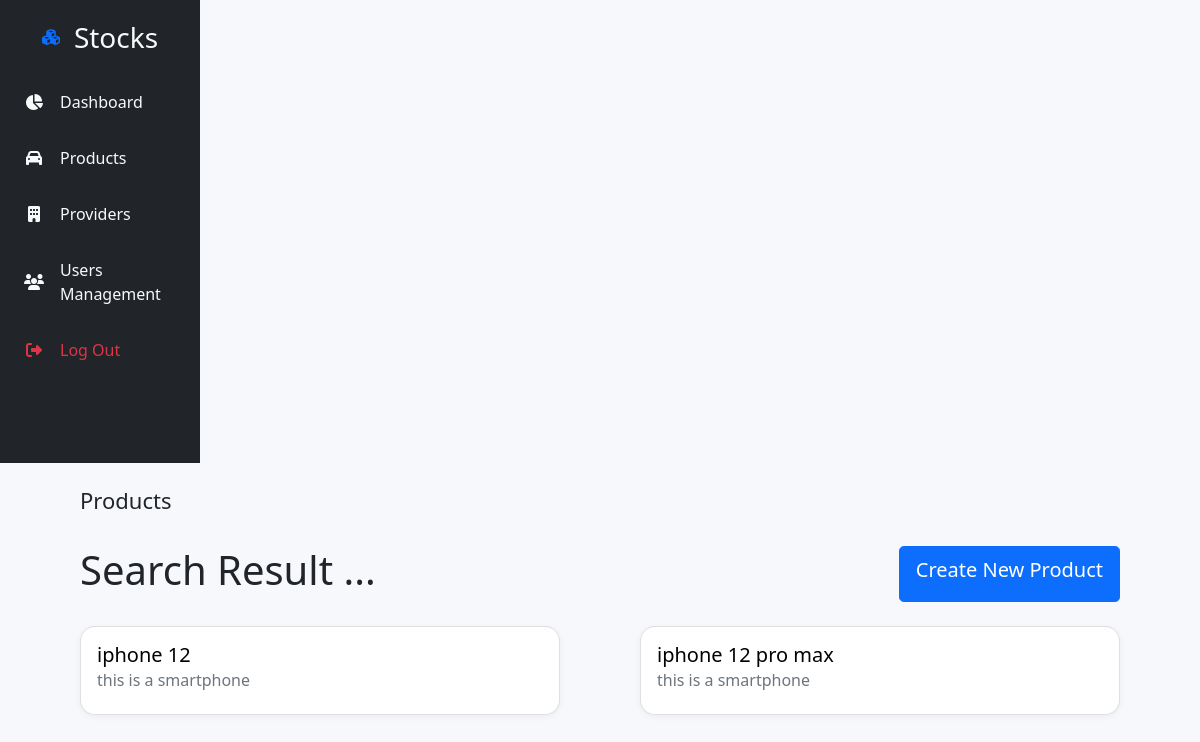
/products/search (signed in), run on an earlier commit of the app's database.
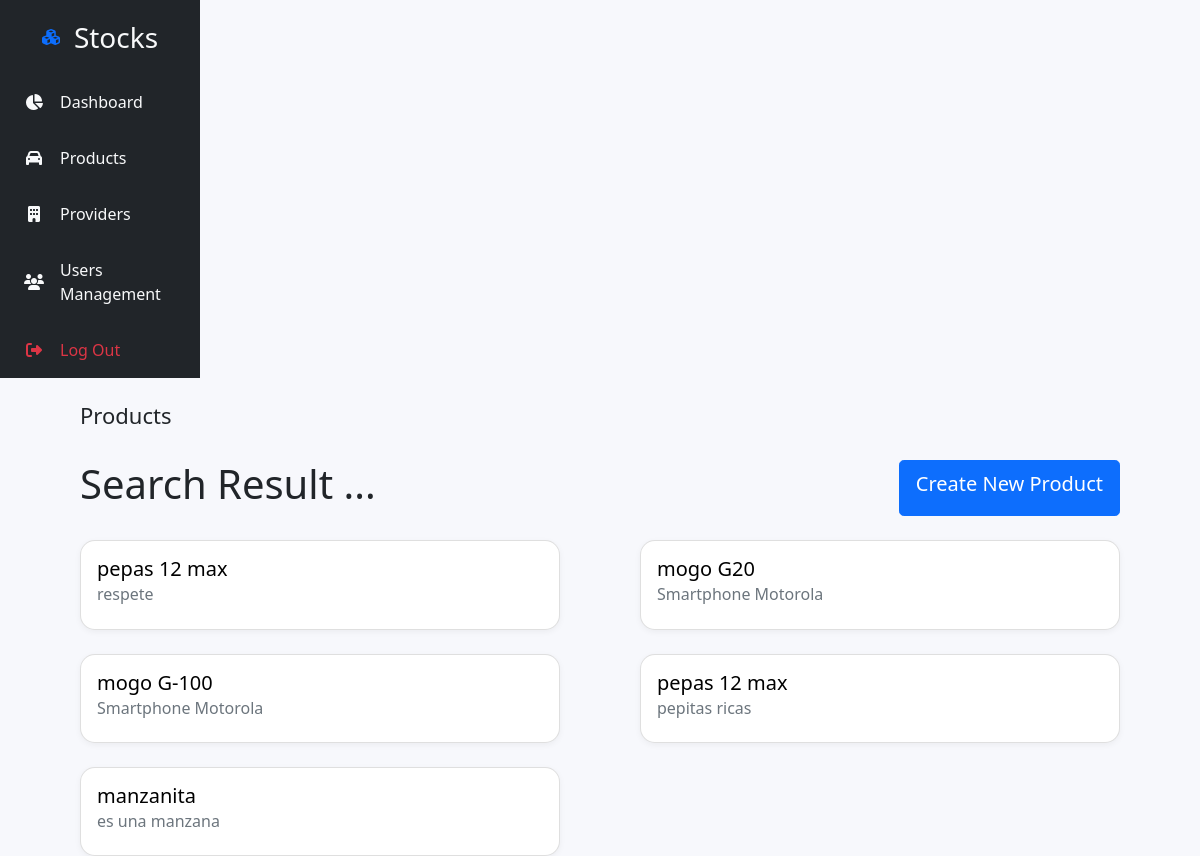
And on a later commit of the database.
### tables this page shows
CREATE TABLE products (id INTEGER PRIMARY KEY AUTOINCREMENT, name TEXT NOT NULL, description TEXT NOT NULL, minimum_stock INT NOT NULL, current_stock INT NOT NULL);

### routes.py (the view)
    @app.route("/products/search")
    @login_required
    def searchProduct():
        con = sqlite3.connect("stocks.db")
        con.row_factory = sqlite3.Row
        cur = con.cursor()
        cur.execute("select * from products")
        products = cur.fetchall()
        return render_template('search_products.html', products=products, namePage="Products")

### app.py (called while the page is built)
@login_manager.user_loader
def load_user(user_id):
    for user in users:
        if user.id == user_id:
            return user
    return None

### templates/search_products.html (shortened to what this page needs)
{% extends '_base.html' %}
{% import '_components.html' as components %}
{% block content %}
<div class="container-fluid">
    <div class="row vh-100">
        {{ components.sidebar() }}
        <div class="container p-0">
            {{ components.header('Products') }}
            <div class="d-flex justify-content-between mt-4">
              <h2 class="font-40">Search Result ...</h2>
              <a href="/product/new" type="button" class="btn btn-primary btn-lg ">Create New Product</a>
            </div>
            <div class="result-boxes d-flex justify-content-between flex-wrap">
              {% for product in products %}
                <a class="card mt-4" href="/product/{{product.id}}/detail">
                  <div class="card-body">
                    <h5 class="card-title">{{product["name"]}}</h5>
                    <h6 class="card-subtitle mb-2 text-muted">{{product["description"]}}</h6>
                  </div>
                </a>
              {% endfor %}
            </div>
        </div>
    </div>
</div>
{% endblock %}

### templates/_base.html (shortened to what this page needs)
<!DOCTYPE html>
<html lang="es">
<head>
    <link rel="stylesheet" href="{{ url_for('static', filename='css/main.css') }}">
    <link href="https://cdn.jsdelivr.net/npm/bootstrap@5.1.3/dist/css/bootstrap.min.css" rel="stylesheet">
</head>
<body>
    {% block content %}{% endblock %}
</body>
</html>

### templates/_components.html (shortened to what this page needs)
{% macro navItem(label, faCode, href) -%}
    <li class="nav-item pb-3">
        <a class="nav-link text-light" href="{{ href }}">
            <div class="d-flex align-items-center">
                <i class="fa {{ faCode }} fa-fw"></i>
                <p class="px-3 m-0">{{ label }}</p>
            </div>
        </a>
    </li>
{%- endmacro %}
{% macro sidebar() -%}
    <div class="col-2 bg-dark align-items-stretch pt-3 px-2" >
        {{ brand() }}
        <ul class="nav nav-pills flex-column">
            {{ navItem('Dashboard', 'fa-pie-chart', 'resumes') }}
            {{ navItem('Products', 'fa-automobile', 'products/search') }}
            {{ navItem('Providers', 'fa-building', 'providers/search') }}
            {{ navItem('Users Management', 'fa-users', 'users/search') }}
            <li class="nav-item pb-2">
                <a class="nav-link text-danger" href="{{ url_for('logout') }}">
                <div class="d-flex align-items-center">
                    <i class="fa fa-sign-out fa-fw"></i>
                    <p class="px-3 m-0">Log Out</p>
                </div>
                </a>
            </li>
        </ul>
    </div>
{%- endmacro %}
{% macro header(namePage) -%}
    <header>
        <div class="d-flex justify-content-between pt-4">
            <h2 class="font-22">{{namePage}}</h2>
        </div>
    </header>
{%- endmacro %}
{% macro brand(isDark = True) -%}
    {% if isDark %}
        <a class="nav-link text-danger p-0" href="/">
            <div class="d-flex text-light justify-content-center align-items-center pb-4">
                <i class="fa fa-cubes fa-fw text-primary px-3" aria-hidden="true"></i>
                <p class="px-3 m-0 fs-3 ">Stocks</p>
            </div>
        </a>
    {% endif %}
{%- endmacro %}

### static/css/main.css (style rules this page uses)
body { margin: 0; padding: 0; background-color: #F7F8FC !important; }
.container { max-width: 1040px !important; }
.card { width: 480px; border: 1px solid #eaeaea; box-shadow: 0 2px 6px 0 rgb(0 0 0 / 5%); border-radius: 15px !important; text-decoration: none !important; color: #000 !important; }
.font-22 { font-size: 22px !important; }
.font-40 { font-size: 40px !important; }

What changed in the data, as far as the page shows it:
removed products: name "iphone 12", description "this is a smartphone"
changed products: name "iphone 12 pro max" → "pepas 12 max"; description "this is a smartphone" → "respete"
added products: name "mogo G20", description "Smartphone Motorola"
added products: name "mogo G-100", description "Smartphone Motorola"
added products: name "pepas 12 max", description "pepitas ricas"
added products: name "manzanita", description "es una manzana"
